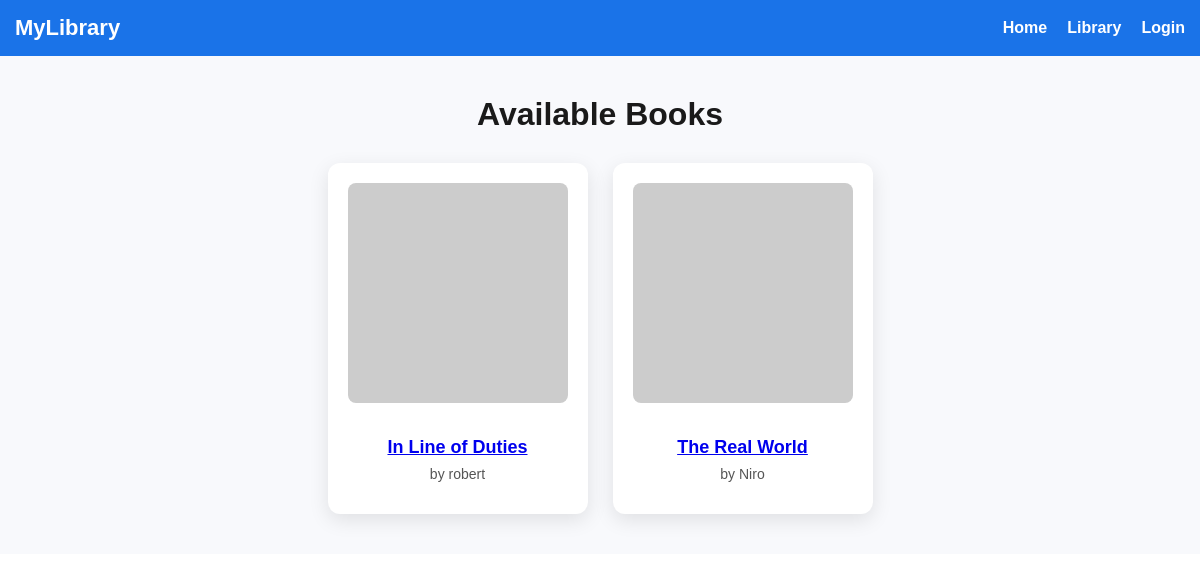
The page /books.php on the database its author committed.
### tables this page shows
CREATE TABLE `books` (
  `id` int(11) NOT NULL,
  `title` varchar(255) NOT NULL,
  `author` varchar(255) NOT NULL,
  `year` int(4) NOT NULL,
  `category` varchar(100) NOT NULL,
  `description` text DEFAULT NULL
);

### books.php (the view, shortened to what this page needs)
<?php
$conn = new mysqli("localhost","root","","library_db");
$sql = "SELECT * FROM books ORDER BY title ASC";
$result = $conn->query($sql);
?>
<!DOCTYPE html>
<html lang="en">
<head>
<link rel="stylesheet" href="style.css">
</head>
<body>
<nav class="navbar">
    <div class="logo">MyLibrary</div>
    <ul class="menu">
        <li><a href="index.php">Home</a></li>
        <li><a href="library.php">Library</a></li>
        <?php if(isset($_SESSION['librarian_id'])): ?>
            <li><a href="logout.php">Logout (<?= $_SESSION['librarian_name'] ?>)</a></li>
        <?php else: ?>
            <li><a href="login.php">Login</a></li>
        <?php endif; ?>
    </ul>
</nav>
<section class="books-section">
    <h2 class="section-title">Available Books</h2>
    <div class="books-container">
        <?php if($result->num_rows > 0): ?>
            <?php while($book = $result->fetch_assoc()): ?>
            <div class="book-card">
                <img src="https://via.placeholder.com/150" alt="Book Cover" class="book-cover">
                <h3 class="book-title">
                    <a href="bookdetails.php?book_id=<?= $book['id'] ?>"><?= htmlspecialchars($book['title']) ?></a>
                </h3>
                <p class="book-author">by <?= htmlspecialchars($book['author']) ?></p>
            </div>
            <?php endwhile; ?>
        <?php else: ?>
            <p style="text-align:center;">No books available at the moment.</p>
        <?php endif; ?>
    </div>
</section>
</body>
</html>

### style.css (style rules this page uses)
* { margin: 0; padding: 0; font-family: Arial, sans-serif; }
.navbar { background: #1a73e8; padding: 15px; display: flex; justify-content: space-between; align-items: center; }
.logo { color: #fff; font-size: 22px; font-weight: bold; }
.menu { list-style: none; display: flex; }
.menu li { margin-left: 20px; }
.menu li a { color: #fff; text-decoration: none; font-weight: bold; }
.books-section { padding: 40px 20px; background: #f8f9fc; }
.section-title { text-align: center; font-size: 28px; margin-bottom: 30px; color: #1a1a1a; }
.books-container { display: grid; grid-template-columns: repeat(auto-fit, minmax(220px, 1fr)); gap: 25px; padding: 0 30px; }
.book-card { background: #ffffff; border-radius: 10px; padding: 15px; text-align: center; box-shadow: 0 4px 10px rgba(0,0,0,0.1); transition: transform 0.2s; }
.book-cover { width: 100%; height: 200px; object-fit: cover; border-radius: 6px; }
.book-title { font-size: 18px; margin-top: 15px; font-weight: bold; color: #222; }
.book-author { font-size: 14px; color: #777; margin: 5px 0 15px; }

### books.php (style rules this page uses)
.books-section { padding: 40px 20px; max-width: 1200px; margin: auto; }
.section-title { text-align: center; font-size: 32px; margin-bottom: 30px; }
.books-container { display: flex; flex-wrap: wrap; justify-content: center; gap: 25px; }
.book-card { background: #fff; padding: 20px; width: 220px; border-radius: 12px; box-shadow: 0 6px 20px rgba(0,0,0,0.1); text-align: center; }
.book-cover { width: 100%; height: auto; border-radius: 8px; margin-bottom: 15px; }
.book-title { font-size: 18px; margin-bottom: 8px; }
.book-author { font-size: 14px; color: #555; margin-bottom: 12px; }

### rows shown on the page
books: title "In Line of Duties", author "robert"
books: title "The Real World", author "Niro"
